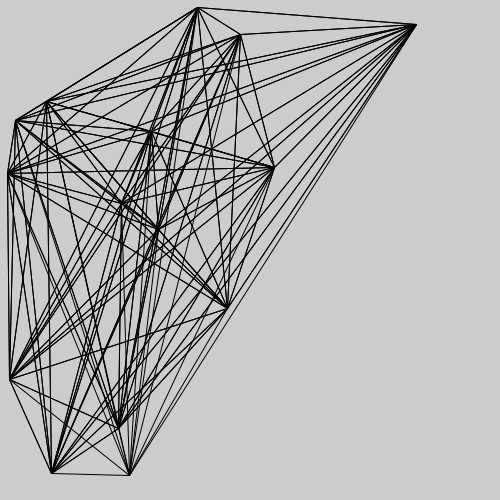
Frame 1 (no input)
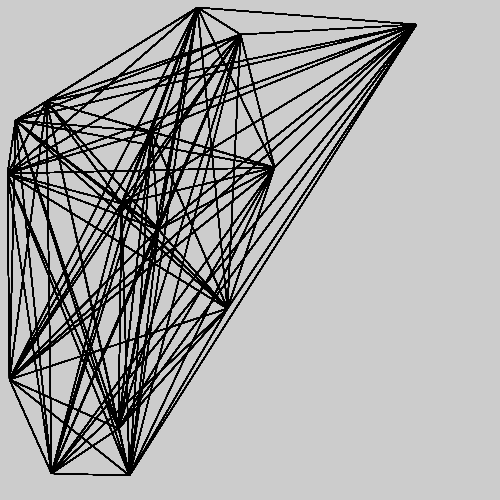
Frame 60 (the mouse pressed at the canvas centre just before this capture)
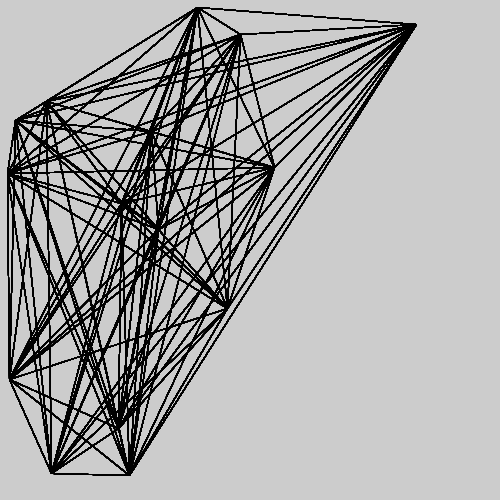
Frame 120 (the mouse held since frame 60 and released just before this capture)

The Processing sketch that drew these frames (run headless with seeded random() and noise(); from frame 60 on, the mouse is pressed at the canvas centre):

// Processing sketch: Cat_s_Cradle
// ── Cat_s_Cradle.pde
/*Create a "cat's cradle" program with several points connected 
 (every point is connected to every other point by a line). */

//Skylar Liang

float [] cx;
float [] cy;
int delt = round(random(5,20));


void setup() {
  size(500, 500);
  //background(#000000);
  cx = new float[delt];
  cy = new float[delt];
  int i = 0;
  while (i < delt) {
    cx[i] = random(width);
    cy[i] = random(height);
    i ++;
  }//end of for loop, how many dots you will have on the screen
}//end of set up

void draw() {
  for(int n = 0; n < delt; n ++){
    for(int j = 1; j < delt; j ++){//for inside a for is combination 
      line(cx[n], cy[n], cx[j], cy[j]);
    }//end for j
  }//end for n
}//end of draw
